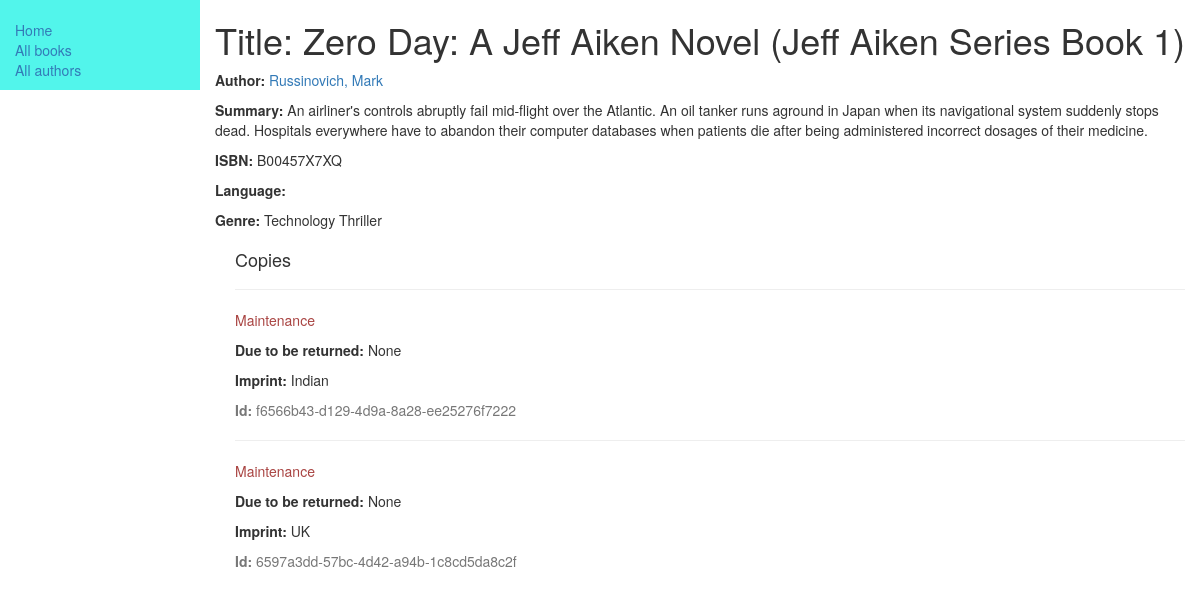
/catalog/book/1, run on the app's committed database.
### catalog/models.py (models this page shows, shortened)
class Book(models.Model):
    title = models.CharField(max_length=200)
    author = models.ForeignKey('Author', on_delete=models.SET_NULL, null=True)
    summary = models.TextField(max_length=1000, help_text="Enter a brief summary for the book here.")
    isbn = models.CharField('ISBN', max_length=13, help_text='13 Character <a href="https://www.isbn-international.org/content/what-isbn">ISBN number</a>')
    genre = models.ManyToManyField(Genre, help_text="Select a genre for this book")
    def display_genre(self):
        return ', '.join(genre.name for genre in self.genre.all()[:3])
    display_genre.short_description = 'Genre'

class Author(models.Model):
    first_name = models.CharField(max_length=100, help_text="Author's First Name")
    last_name = models.CharField(max_length=100, help_text="Author's Last Name")
    date_of_birth = models.DateField(null=True, blank=True)
    date_of_death = models.DateField('Died', null=True, blank=True)
    def __str__(self):
        return '%s, %s' %(self.last_name, self.first_name)

class Genre(models.Model):
    name = models.CharField(max_length = 200, help_text = "Enter a Book Genre eg. Science Fiction, Poetry etc.")
    def __str__(self):
        return self.name

class BookInstance(models.Model):
    id = models.UUIDField(primary_key=True, default=uuid.uuid4, help_text="Unique ID for this particular copy of the book")
    book = models.ForeignKey(Book, on_delete=models.SET_NULL, null=True)
    imprint = models.CharField(max_length=200)
    due_back = models.DateField(null=True, blank=True)
    LOAN_STATUS = (
        ('d', 'Maintenance'),
        ('o', 'On Loan'),
        ('a', 'Available'),
        ('r', 'Reserved'),
    )
    status = models.CharField(max_length=1, choices=LOAN_STATUS, blank=True, default='d', help_text="Book Availability")
    class Meta:
        ordering = ["due_back"]

### catalog/views.py (the view)
# urls.py: url(r'^book/(?P<pk>\d+)$', views.BookDetailView.as_view(), name='book-detail'),
class BookDetailView(generic.DetailView):
    model = Book

### catalog/templates/catalog/book_detail.html (shortened to what this page needs)
{% extends "base.html" %}
{% block content %}
<h1>Title: {{ book.title }}</h1>
 <p><strong>Author:</strong> <a href="">{{ book.author }}</a></p>
 <p><strong>Summary:</strong> {{ book.summary }}</p>
 <p><strong>ISBN:</strong> {{ book.isbn }}</p>
 <p><strong>Language:</strong> {{ book.language }}</p>
 <p><strong>Genre:</strong> {% for genre in book.genre.all %} {{ genre }}{% if not forloop.last %}, {% endif %}{% endfor %}</p>
 <div style="margin-left:20px;margin-top:20px">
   <h4>Copies</h4>
   {% for copy in book.bookinstance_set.all %}
   <hr>
   <p class="{% if copy.status == 'a' %}text-success{% elif copy.status == 'd' %}text-danger{% else %}text-warning{% endif %}">{{ copy.get_status_display }}</p>
   {% if copy.status != 'a' %}<p><strong>Due to be returned:</strong> {{copy.due_back}}</p>{% endif %}
   <p><strong>Imprint:</strong> {{copy.imprint}}</p>
   <p class="text-muted"><strong>Id:</strong> {{copy.id}}</p>
   {% endfor %}
 </div>
{% endblock content %}

### data on the page
Book: title "Zero Day: A Jeff Aiken Novel (Jeff Aiken Series Book 1)", author "Russinovich, Mark", summary "An airliner's controls abruptly fail mid-flight over the Atlantic. An oil tanker runs aground in Japan when its navigational system suddenly stops dead. Hospitals everywhere have to abandon their computer databases when patients die after being administered incorrect dosages of their medicine.", isbn "B00457X7XQ"
Genre: name "Technology Thriller"
BookInstance: status "Maintenance", due_back "None", imprint "Indian", id "f6566b43-d129-4d9a-8a28-ee25276f7222"
BookInstance: status "Maintenance", due_back "None", imprint "UK", id "6597a3dd-57bc-4d42-a94b-1c8cd5da8c2f"
